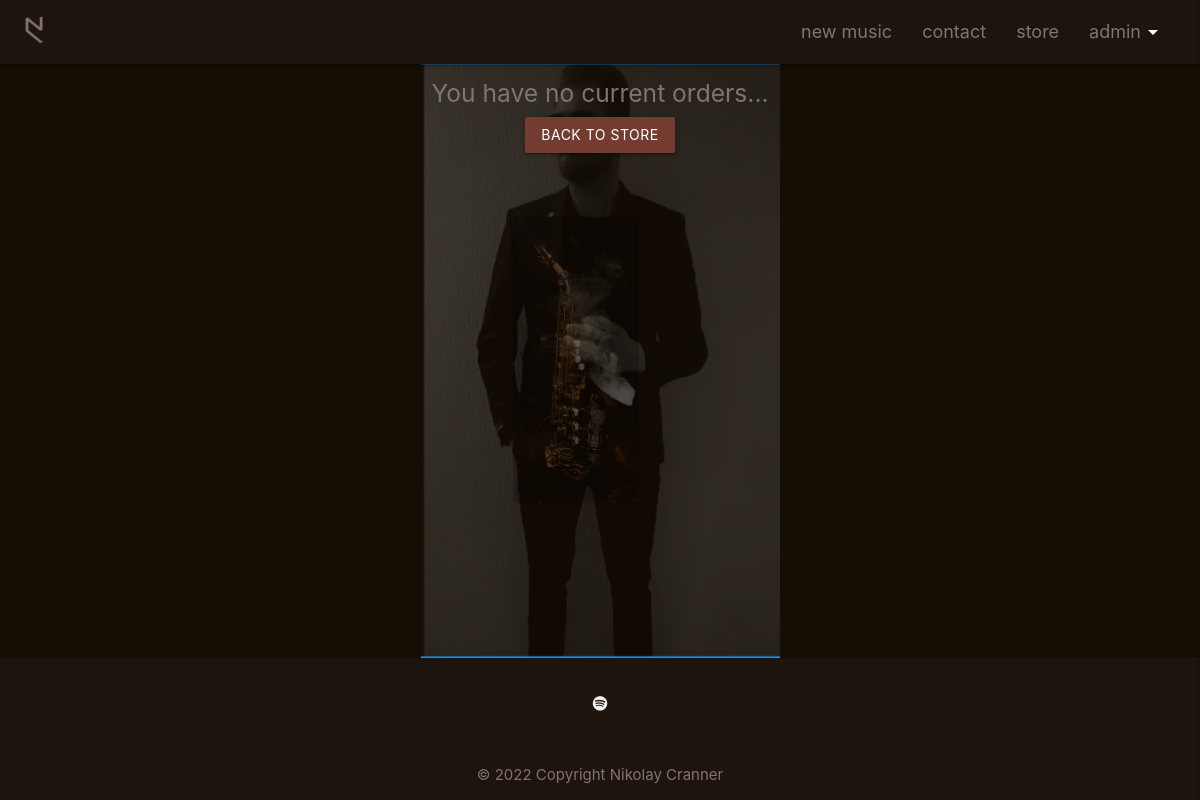
The page /store/order/2022-05-20.17:00:27 (signed in) on the database as committed earlier.
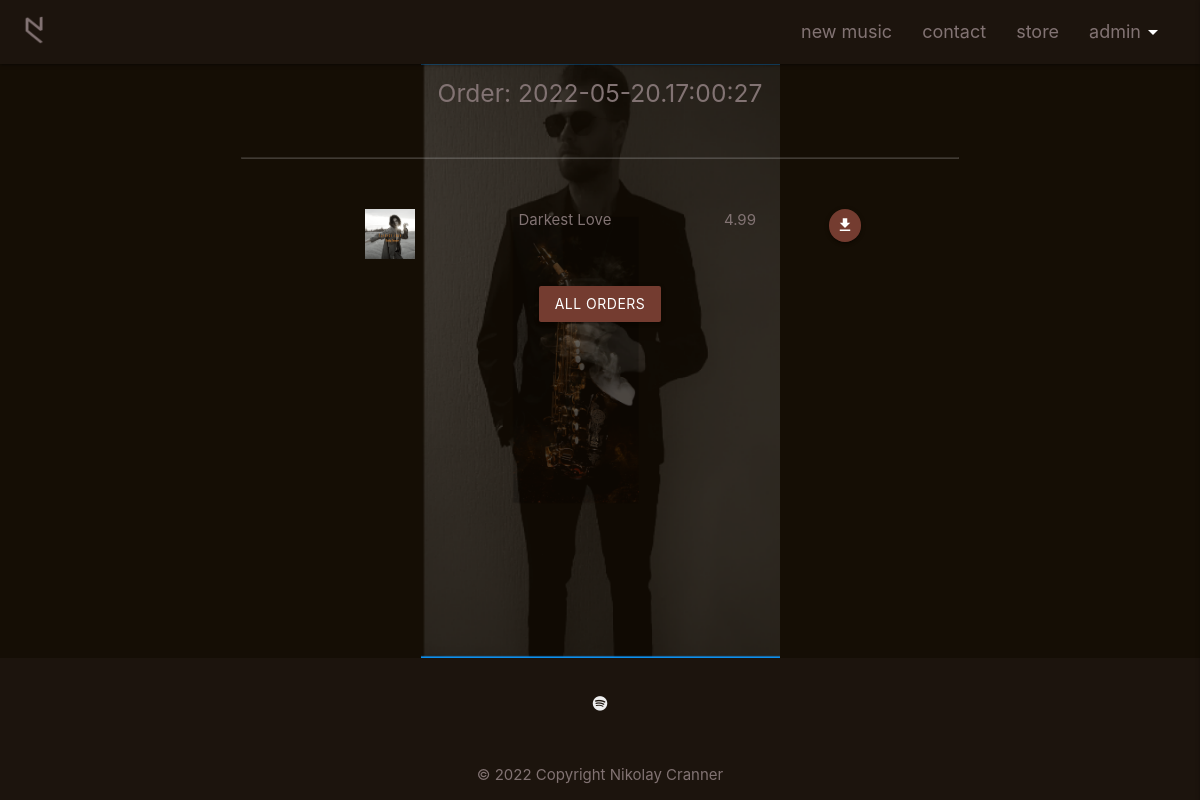
The same page on the database as committed later.
### store/models.py (models this page shows, shortened)
class Order(models.Model):
    order_id = models.CharField(max_length=254, null=True, blank=True)
    order_items = models.CharField(max_length=254, null=True, blank=True)
    user_id = models.CharField(max_length=254, null=True, blank=True)
    transaction_date = models.DateField(default=tz.now)
    transaction_time = models.TimeField(default=time(18, 00))
    grand_total = models.DecimalField(default=0.00, max_digits=10, decimal_places=2)

class Product(models.Model):
    category = models.ForeignKey('Category', null=True, blank=True, on_delete=models.SET_NULL)
    sku = models.CharField(max_length=254, null=True, blank=True)
    name = models.CharField(max_length=254)
    description = models.TextField()
    has_sizes = models.BooleanField(default=False, null=True, blank=True)
    price = models.DecimalField(max_digits=6, decimal_places=2)
    rating = models.DecimalField(max_digits=6, decimal_places=2, null=True, blank=True)
    image_url = models.URLField(max_length=1024, null=True, blank=True)
    image = models.ImageField(null=True, blank=True)
    media = models.FileField(null=True, blank=True)

### store/views.py (the view)
# urls.py: path('order/<order_id>', views.view_order, name='order'),
def view_order(request, order_id):
    global session_user
    session_user = get_session_user(request)
    products_order = []
    print("the order_id is: ", order_id)
    try:
        order = get_object_or_404(Order, user_id=session_user, order_id=order_id)
    except:
        return render(request, 'store/view_order.html')
    for id in order.order_items.split(" "):
        if id != "":
            product = get_object_or_404(Product, pk=id)
            products_order.append(product)
    context = {
        'order': order,
        'products_order': products_order,
    }
    return render(request, 'store/view_order.html', context)

### store/views.py (called while the page is built)
def get_session_user(request):
    if request.user.is_authenticated:
        session_user = request.user.username
        print("session user is: ", session_user)
        return session_user
    else:
        session_user = 'guest'
        print("session user is: ", session_user)
        return session_user

### store/templates/store/view_order.html
{% extends 'base.html' %}
{% block content %}
<div class="container">
    <div class="row center">
        {% if order %}
        <div class="col s12">
            <h5>Order: {{order.order_id}}</h5>
            <hr>
        </div>
        {% for product in products_order %}
        <div class="row product-row">
            <div class="col s3 m2 l2 offset-l2"><img src="{{ MEDIA_URL }}{{ product.image }}" alt="{{ product.image }}" class="nc-bag-img"></div>
            <div class="col s5 l3" id="{{ product.pk }}">{{ product.name }}</div>
            <div class="col s2 l2">{{ product.price }}</div>
            <div class="col s2 l1">
                <a href="{{ MEDIA_URL }}{{ product.media }}" download >
                    <button class="btn-floating btn-small waves-effect waves-light nc-btn-color" id="download-{{ forloop.counter0 }}" type="submit" name="download" value="{{ forloop.counter0 }}" onclick="">
                        <i class="material-icons">download</i>
                    </button>
                </a>
            </div>
        </div>
        {% endfor %}
        <div class="row">
            <div class="col s12">
                <a href="{% url 'user_profile' %}">
                    <button class="btn waves-effect waves-light btn nc-btn-color" id="#to-all-orders" type="submit" name="to-all-orders" value="">All Orders</button>
                </a>
            </div>
        </div>
        {% else %}
        <h5>You have no current orders...</h5>
        <div class="col s12 m6 offset-m3 l4 offset-l4 center">
            <a href="{% url 'store' %}">
                <button class="btn waves-effect waves-light btn nc-btn-color" id="#to-store" type="submit" name="to-store" value="">Back to store</button>
            </a>
        </div>
        {% endif %}
    </div>
</div>
{% endblock %}

Rows that differ between the two databases and show on the page:
added Order: order_id "2022-05-20.17:00:27"
now on this page (row edited): Product: image (picture), name "Darkest Love", price "4.99"
Other text that changed with them:
text no longer shown: "You have no current orders... BACK TO STORE"
text now shown: "Order: ALL ORDERS"
